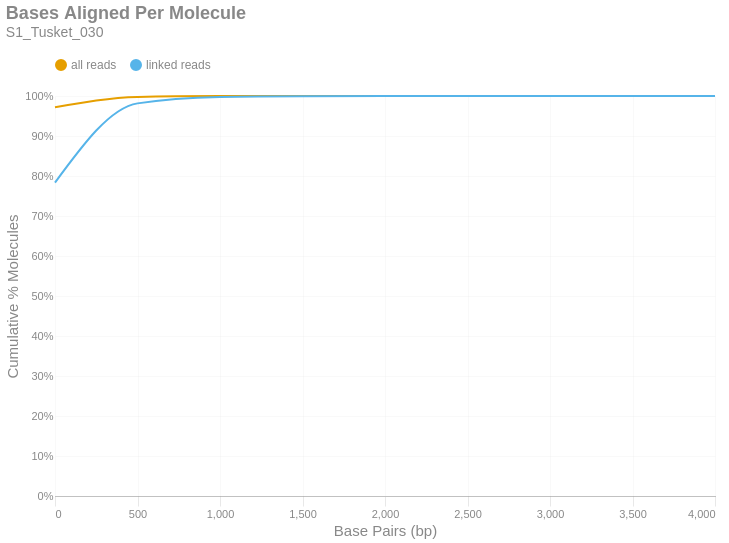

The code cell stored with this chart in its notebook:
### Markdown cell above
### Bases Aligned Per Molecule
This is a cumulative frequency distribution showing the number of base pairs aligned per unique molecule. These data are shown in 500 bp bins. There are two distributions: one with `all reads` (yellow) and another with only `linked reads` (blue). The percent of molecules in the `linked reads` distribution is relative to the total number of linked molecules.

### Code cell
if SKIPLR:
    print_html(f"Skipped")
else:
    binned_df = consolidated_hist(valids['aligned_bp'], mask, 500, True)
    with SafeRender(binned_df):
        (
            density_plot(binned_df, 'Bases Aligned Per Molecule', samplename, 'basesper')
            .encode(
                x=alt.X('bin:Q', title="Base Pairs (bp)").axis(tickMinStep=500).scale(padding=0),
                y=alt.Y('value:Q', title='Cumulative % Molecules')
                    .axis(format='%')
                    .scale(domain = [0,1])
                    .stack(False),
                color=alt.Color("key:N").scale(domain = ["all reads", "linked reads"]),
                tooltip = [
                    alt.Tooltip("key:N", title = "Data Type"),
                    alt.Tooltip("range_label:N", title="Bases Aligned Per Molecule"),
                    alt.Tooltip("value:Q", format = ".2%", title="% Molecules (Cum.)")
                ]
            )
        ).display()

### Figure 1 — Vega-Lite specification as saved in the notebook (floating-point values rounded to 4 significant figures)
{"width": "container", "height": 400, "config": {"title": {"anchor": "start", "dy": -15, "fontSize": 18, "color": "#888888", "subtitleColor": "#888888", "subtitleFontSize": 14}, "arc": {"fill": "#0072B2"}, "axis": {"domainColor": "#888888", "domainWidth": 0.5, "gridWidth": 0.2, "grid": false, "titleFontWeight": 400, "titleFontSize": 15, "labelFontSize": 11, "labelColor": "#888888", "tickColor": "#888888", "tickWidth": 0.2, "titleColor": "#888888"}, "axisBand": {"grid": false}, "axisX": {"grid": true, "tickSize": 10, "domainCap": "round"}, "axisY": {"domain": false, "grid": true, "tickSize": 0, "domainCap": "round"}, "background": "transparent", "header": {"labelFontSize": 15, "labelColor": "#888888", "titleFontSize": 15, "titleFontWeight": 600, "titleColor": "#888888"}, "legend": {"labelFont": "sans-serif", "labelFontSize": 12, "labelColor": "#888888", "symbolSize": 100, "symbolType": "circle", "titleFontSize": 12, "titlePadding": 10, "titleColor": "#888888", "title": null, "orient": "top"}, "range": {"category": ["#E69F00", "#56B4E9", "#009E73", "#F0E442", "#0072B2", "#D55E00", "#CC79A7", "#000000"], "diverging": ["#cfe8f3", "#a2d4ec", "#73bfe2", "#46abdb", "#1696d2", "#12719e"]}, "area": {"fill": "#0072B2", "fillOpacity": 0.7, "line": true, "strokeOpacity": 0.7}, "line": {"color": "#0072B2", "stroke": "#0072B2", "strokeWidth": 2}, "trail": {"color": "#0072B2", "stroke": "#0072B2", "strokeWidth": 0, "size": 1}, "point": {"filled": true, "fillOpacity": 1.0, "size": 95}, "text": {"color": "#888888", "fontSize": 11, "align": "right", "fontWeight": 400, "size": 11}, "bar": {"fill": "#0072B2", "stroke": null}, "view": {"stroke": null, "continuousWidth": 660, "continuousHeight": 400}}, "data": {"name": "data-8445cbbad98c74295b0ea23495d2cecc"}, "mark": {"type": "line", "interpolate": "monotone", "point": {"opacity": 0, "size": 275}}, "encoding": {"color": {"field": "key", "scale": {"domain": ["all reads", "linked reads"]}, "type": "nominal"}, "tooltip": [{"field": "key", "title": "Data Type", "type": "nominal"}, {"field": "range_label", "title": "Bases Aligned Per Molecule", "type": "nominal"}, {"field": "value", "format": ".2%", "title": "% Molecules (Cum.)", "type": "quantitative"}], "x": {"axis": {"tickMinStep": 500}, "field": "bin", "scale": {"padding": 0}, "title": "Base Pairs (bp)", "type": "quantitative"}, "y": {"axis": {"format": "%"}, "field": "value", "scale": {"domain": [0, 1]}, "stack": false, "title": "Cumulative % Molecules", "type": "quantitative"}}, "params": [{"name": "param_c36ac31b6afebe62", "select": {"type": "point", "fields": ["key"]}, "bind": "legend"}], "title": {"text": "Bases Aligned Per Molecule", "subtitle": "S1_Tusket_030"}, "transform": [{"fold": ["all reads (cumsum)", "linked reads (cumsum)"]}, {"calculate": "replace(datum.key, ' (cumsum)', '')", "as": "key"}, {"filter": {"param": "param_c36ac31b6afebe62"}}], "usermeta": {"embedOptions": {"downloadFileName": "S1_Tusket_030.basesper"}}, "$schema": "https://vega.github.io/schema/vega-lite/v6.1.0.json", "datasets": {"data-8445cbbad98c74295b0ea23495d2cecc": [{"bin": "0.0", "interval": "0.0-500.0", "all reads": 0.9716, "linked reads": 0.7835, "all reads (cumsum)": 0.9716, "linked reads (cumsum)": 0.7835, "range_label": "0-499"}, {"bin": "500.0", "interval": "500.0-1000.0", "all reads": 0.02599, "linked reads": 0.198, "all reads (cumsum)": 0.9976, "linked reads (cumsum)": 0.9816, "range_label": "500-999"}, {"bin": "1000.0", "interval": "1000.0-1500.0", "all reads": 0.002085, "linked reads": 0.01608, "all reads (cumsum)": 0.9997, "linked reads (cumsum)": 0.9976, "range_label": "1000-1499"}, {"bin": "1500.0", "interval": "1500.0-2000.0", "all reads": 0.0002553, "linked reads": 0.001989, "all reads (cumsum)": 1.0, "linked reads (cumsum)": 0.9996, "range_label": "1500-1999"}, {"bin": "2000.0", "interval": "2000.0-2500.0", "all reads": 3.689e-05, "linked reads": 0.0002885, "all reads (cumsum)": 1.0, "linked reads (cumsum)": 0.9999, "range_label": "2000-2499"}, {"bin": "2500.0", "interval": "2500.0-3000.0", "all reads": 7.656e-06, "linked reads": 5.988e-05, "all reads (cumsum)": 1.0, "linked reads (cumsum)": 1.0, "range_label": "2500-2999"}, {"bin": "3000.0", "interval": "3000.0-3500.0", "all reads": 1.624e-06, "linked reads": 1.27e-05, "all reads (cumsum)": 1.0, "linked reads (cumsum)": 1.0, "range_label": "3000-3499"}, {"bin": "3500.0", "interval": "3500.0-4000.0", "all reads": 2.32e-07, "linked reads": 1.815e-06, "all reads (cumsum)": 1.0, "linked reads (cumsum)": 1.0, "range_label": "3500-3999"}, {"bin": "4000.0", "interval": "4000.0-4500.0", "all reads": 1.16e-07, "linked reads": 9.073e-07, "all reads (cumsum)": 1.0, "linked reads (cumsum)": 1.0, "range_label": "4000-4499"}]}}
